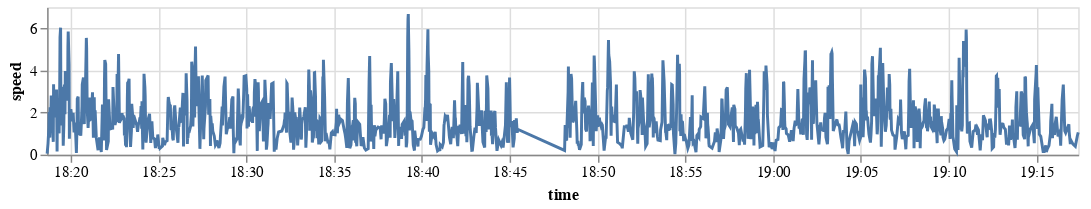

Here is the notebook cell this chart was saved with:
### Markdown cell above
**Note**: Altair doesn't support adding a basemap to a plot (because Vega-lite doesn't support it)

### Code cell
def timeseries_plot(y='distance_cage_1'):
    return (
        alt.Chart(gdf)
        .mark_line(
        )
        .encode(
            x=alt.X('time:T', axis=alt.Axis(format='%H:%M')),
            y=y,
        )
        .properties(
            width=700,
            height=100
        )
    )

timeseries_plot("speed")

### Figure 1 — Vega-Lite specification as saved in the notebook (floating-point values rounded to 4 significant figures; data arrays with more than 128 entries replaced by an {"elided": "..."} marker saying what was removed)
{"config": {"view": {"continuousWidth": 400, "continuousHeight": 300}}, "data": {"name": "data-f32c35fc0b2c384da53cb44828498af4"}, "mark": "line", "encoding": {"x": {"type": "temporal", "axis": {"format": "%H:%M"}, "field": "time"}, "y": {"type": "quantitative", "field": "speed"}}, "height": 100, "width": 700, "$schema": "https://vega.github.io/schema/vega-lite/v4.8.1.json", "datasets": {"data-f32c35fc0b2c384da53cb44828498af4": {"elided": "1333 records"}}}
